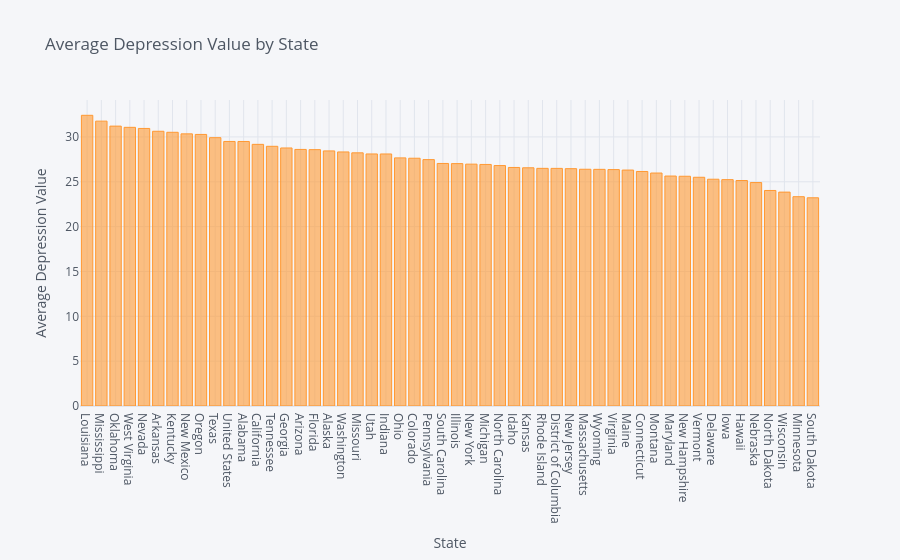

The code cell stored with this chart in its notebook:
### Markdown cell above
### 2.2 Grouped Aggregation

*"Which U.S. state had the highest average depression value?"*

We grouped by the 'state' column, took the mean for 'Value' and sorted them by the calculated average. We can see that Louisiana, Mississippi, and Oklahoma had the highest depression rates, while Wisconsin, Minnesota, and South Dakota the lowest. There is no sharp jump from one state to another; they have slow, gradually increasing depression rates. But this accumulates to an approximately 11% difference between Louisiana and South Dakota. This tells us that there is a major difference in experienced depression across U.S. states. However, this analysis does not allow us to determine whether COVID-related policies contributed to these differences or whether the higher rates already existed before the pandemic.

### Code cell
# Group by state and calculate the average depression value for each state
state_depression_avg = merged_data.groupby('State')['Value'].mean().sort_values(ascending=False)
state_depression_avg.iplot(kind='bar',
                             title='Average Depression Value by State',
                             xTitle='State',
                             yTitle='Average Depression Value',)

### Figure 1 — Plotly figure (JSON) as saved in the notebook; plotly's stock layout.template omitted (floating-point values rounded to 4 significant figures)
{"data": [{"marker": {"color": "rgba(255, 153, 51, 0.6)", "line": {"color": "rgba(255, 153, 51, 1.0)", "width": 1}}, "name": "Value", "orientation": "v", "text": "", "type": "bar", "x": ["Louisiana", "Mississippi", "Oklahoma", "West Virginia", "Nevada", "Arkansas", "Kentucky", "New Mexico", "Oregon", "Texas", "United States", "Alabama", "California", "Tennessee", "Georgia", "Arizona", "Florida", "Alaska", "Washington", "Missouri", "Utah", "Indiana", "Ohio", "Colorado", "Pennsylvania", "South Carolina", "Illinois", "New York", "Michigan", "North Carolina", "Idaho", "Kansas", "Rhode Island", "District of Columbia", "New Jersey", "Massachusetts", "Wyoming", "Virginia", "Maine", "Connecticut", "Montana", "Maryland", "New Hampshire", "Vermont", "Delaware", "Iowa", "Hawaii", "Nebraska", "North Dakota", "Wisconsin", "Minnesota", "South Dakota"], "y": [32.41, 31.76, 31.21, 31.07, 30.95, 30.63, 30.52, 30.34, 30.28, 29.92, 29.5, 29.49, 29.17, 28.96, 28.77, 28.61, 28.58, 28.44, 28.33, 28.23, 28.1, 28.1, 27.67, 27.63, 27.47, 27.04, 27.03, 26.97, 26.93, 26.81, 26.6, 26.56, 26.5, 26.49, 26.46, 26.4, 26.39, 26.36, 26.31, 26.15, 25.98, 25.64, 25.62, 25.5, 25.28, 25.24, 25.14, 24.91, 24.03, 23.85, 23.34, 23.22]}], "layout": {"legend": {"bgcolor": "#F5F6F9", "font": {"color": "#4D5663"}}, "paper_bgcolor": "#F5F6F9", "plot_bgcolor": "#F5F6F9", "title": {"font": {"color": "#4D5663"}, "text": "Average Depression Value by State"}, "xaxis": {"gridcolor": "#E1E5ED", "showgrid": true, "tickfont": {"color": "#4D5663"}, "title": {"font": {"color": "#4D5663"}, "text": "State"}, "zerolinecolor": "#E1E5ED"}, "yaxis": {"gridcolor": "#E1E5ED", "showgrid": true, "tickfont": {"color": "#4D5663"}, "title": {"font": {"color": "#4D5663"}, "text": "Average Depression Value"}, "zerolinecolor": "#E1E5ED"}}}
